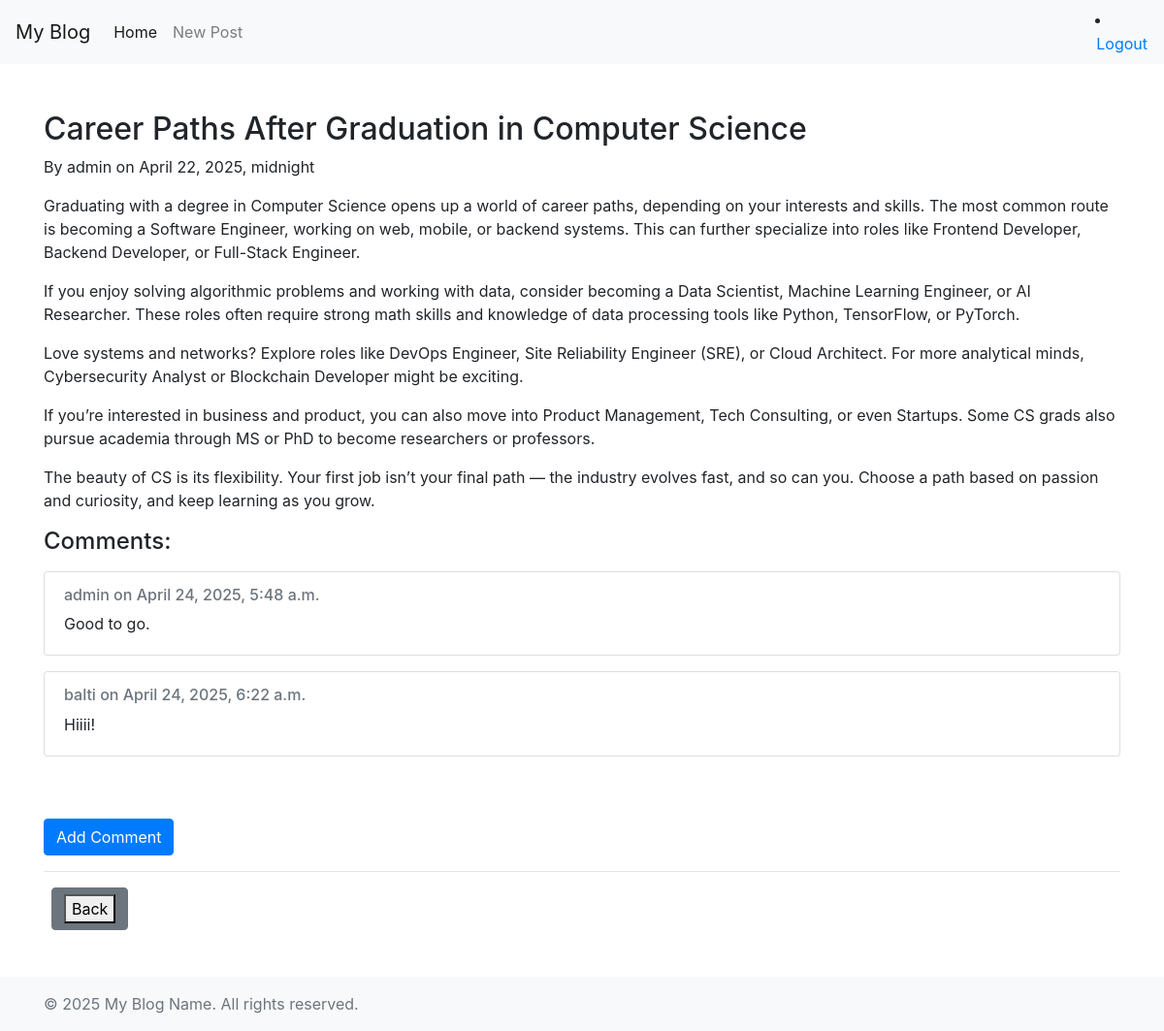
Page /post/9/ (signed in) on the committed database.
### blog/models.py (models this page shows, shortened)
class Post(models.Model):
    author = models.ForeignKey(settings.AUTH_USER_MODEL, on_delete=models.CASCADE)
    title = models.CharField(max_length=200)
    text = models.TextField()
    created_date = models.DateTimeField(default=timezone.now)
    published_date = models.DateTimeField(null=True, blank=True)

class Comment(models.Model):
    post = models.ForeignKey(Post, related_name='comments', on_delete=models.CASCADE)
    author = models.ForeignKey(User, on_delete=models.CASCADE)
    text = models.TextField()
    created_date = models.DateTimeField(default=timezone.now)

### blog/views.py (the view)
# urls.py: path("post/<int:pk>/", views.post_detail, name='post_detail'),
@login_required
def post_detail(request, pk):
    post = get_object_or_404(Post, pk=pk)  # Get the post or return 404 if not found
    post.text = md.markdown(post.text)     # Convert Markdown to HTML
    comments = post.comments.all()         # Get all comments linked to the post
    return render(request, 'blog/post_detail.html', {'post': post, 'comments': comments})

### blog/templates/blog/post_detail.html (shortened to what this page needs)
{% extends "blog/base.html" %}
{% block content %}
<h2>{{ post.title }}</h2>
<p>By {{ post.author.username }} on {{ post.published_date }}</p>
<p>{{ post.text|safe }}</p>
<h4>Comments:</h4>
{% for comment in comments %}
    <div class="card mt-3">
        <div class="card-body">
            <h6 class="card-subtitle mb-2 text-muted">{{ comment.author }} on {{ comment.created_date }}</h6>
            <p class="card-text">{{ comment.text }}</p>
        </div>
    </div>
{% empty %}
    <p>No comments yet. Be the first to comment!</p>
{% endfor %}
    <br><br>
{% if user.is_authenticated %}
    <a href="{% url 'blog:add_comment' post.pk %}" class="btn btn-primary mt-3">Add Comment</a>
{% endif %}
<hr>
<a href="{% url 'blog:post_list' %}" class="btn btn-secondary ml-2"><button type='submit'>Back</button></a>
{% endblock %}

### rows in the picture
Post: title "Career Paths After Graduation in Computer Science", author.username "admin", published_date "April 22, 2025, midnight", text "Graduating with a degree in Computer Science opens up a world of career paths, depending on your interests and skills. The most common route is becoming a Software Engineer, working on web, mobile, or backend systems. This can further specialize into roles like Frontend Developer, Backend Developer, or Full-Stack Engineer. If you enjoy solving algorithmic problems and working with data, consider becoming a Data Scientist, Machine Learning Engineer, or AI Researcher. These roles often require strong math skills and knowledge of data processing tools like Python, TensorFlow, or PyTorch. Love systems and networks? Explore roles like DevOps Engineer, Site Reliability Engineer (SRE), or Cloud…"
Comment: author "admin", created_date "April 24, 2025, 5:48 a.m.", text "Good to go."
Comment: author "balti", created_date "April 24, 2025, 6:22 a.m.", text "Hiiii!"
